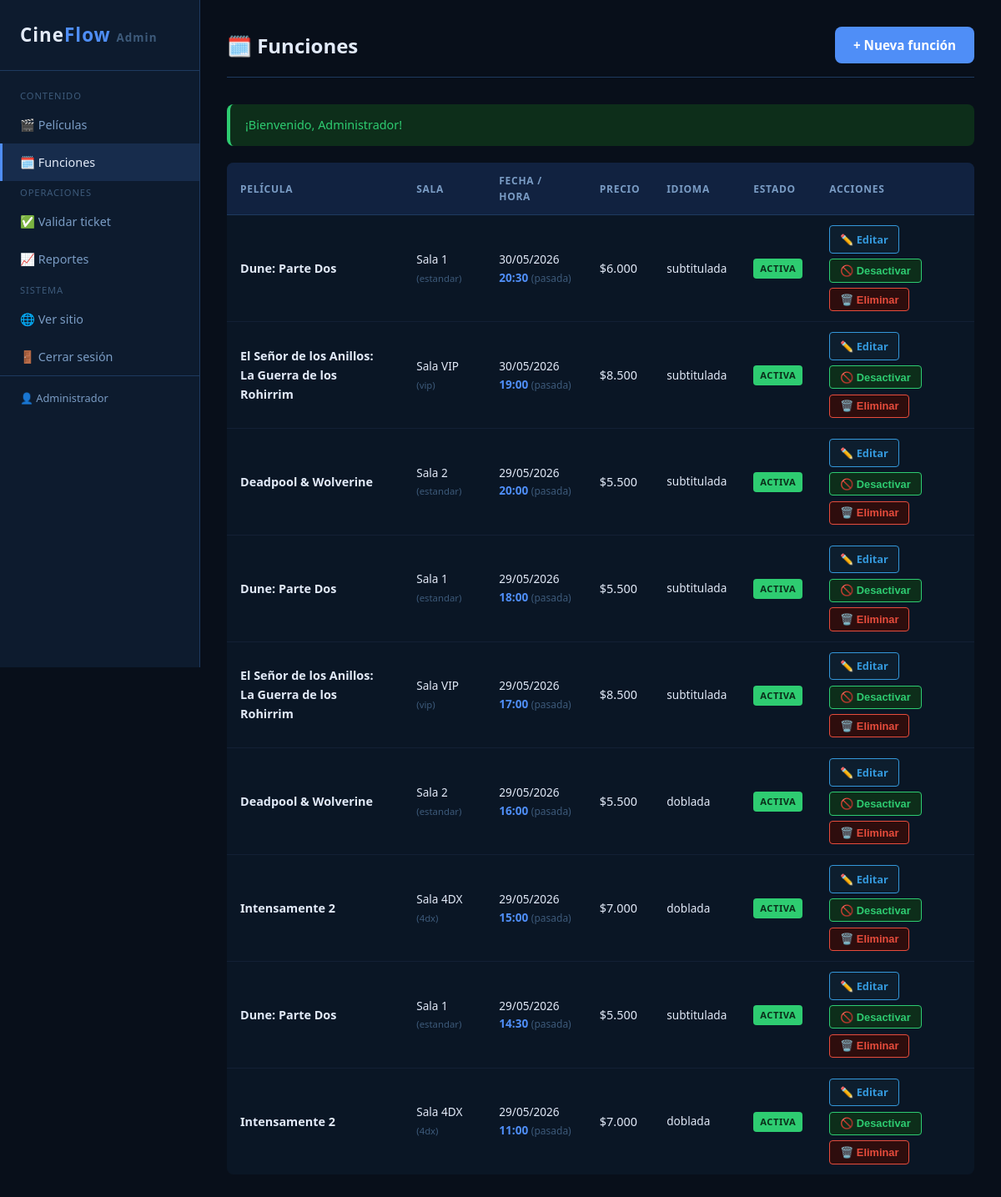
/admin/funciones.php (signed in), run on the app's committed database.
### tables this page shows
CREATE TABLE usuarios (
    id            INT UNSIGNED    NOT NULL AUTO_INCREMENT,
    nombre        VARCHAR(100)    NOT NULL,
    email         VARCHAR(150)    NOT NULL,
    password_hash VARCHAR(255)    NOT NULL                  COMMENT 'Hash bcrypt',
    rol           ENUM('admin')   NOT NULL DEFAULT 'admin',
    activo        TINYINT(1)      NOT NULL DEFAULT 1,
    fecha_registro DATETIME       NOT NULL DEFAULT CURRENT_TIMESTAMP,

    PRIMARY KEY (id),
    UNIQUE KEY uq_email (email)
);

CREATE TABLE funciones (
    id             INT UNSIGNED   NOT NULL AUTO_INCREMENT,
    pelicula_id    INT UNSIGNED   NOT NULL,
    sala_id        INT UNSIGNED   NOT NULL,
    fecha_hora     DATETIME       NOT NULL,
    precio         DECIMAL(8,2)   NOT NULL,
    idioma         ENUM('subtitulada','doblada','original') NOT NULL DEFAULT 'subtitulada',
    activa         TINYINT(1)     NOT NULL DEFAULT 1,

    PRIMARY KEY (id),
    UNIQUE KEY uq_sala_horario (sala_id, fecha_hora),
    INDEX idx_pelicula_fecha (pelicula_id, fecha_hora),
    INDEX idx_fecha_hora (fecha_hora),

    CONSTRAINT fk_funcion_pelicula
        FOREIGN KEY (pelicula_id) REFERENCES peliculas(id)
        ON DELETE RESTRICT ON UPDATE CASCADE,
    CONSTRAINT fk_funcion_sala
        FOREIGN KEY (sala_id) REFERENCES salas(id)
        ON DELETE RESTRICT ON UPDATE CASCADE
);

CREATE TABLE peliculas (
    id             INT UNSIGNED   NOT NULL AUTO_INCREMENT,
    titulo         VARCHAR(200)   NOT NULL,
    genero         VARCHAR(80)    NOT NULL,
    sinopsis       TEXT               NULL,
    clasificacion  ENUM('TE','TE+7','MA+14','MA+18') NOT NULL DEFAULT 'TE',
    duracion_min   SMALLINT UNSIGNED  NULL,
    imagen         VARCHAR(300)       NULL                  COMMENT 'Ruta: uploads/peliculas/imagen.jpg',
    activa         TINYINT(1)     NOT NULL DEFAULT 1,
    fecha_estreno  DATE               NULL,

    PRIMARY KEY (id),
    INDEX idx_genero (genero),
    INDEX idx_activa (activa)
);

CREATE TABLE salas (
    id             INT UNSIGNED   NOT NULL AUTO_INCREMENT,
    nombre         VARCHAR(50)    NOT NULL,
    capacidad      SMALLINT UNSIGNED NOT NULL DEFAULT 100,
    tipo           ENUM('estandar','vip','4dx','imax') NOT NULL DEFAULT 'estandar',
    activa         TINYINT(1)     NOT NULL DEFAULT 1,

    PRIMARY KEY (id),
    UNIQUE KEY uq_nombre_sala (nombre)
);

### admin/funciones.php (the view, shortened to what this page needs)
<?php
require_once __DIR__ . '/../config.php';
$pdo = obtenerConexion();
    ?>
    <?php
try {
    $funciones_list = $pdo->query("
        SELECT f.*, p.titulo AS pelicula, p.imagen AS poster, s.nombre AS sala, s.tipo AS tipo_sala, s.capacidad
        FROM   funciones f
        JOIN   peliculas p ON p.id = f.pelicula_id
        JOIN   salas     s ON s.id = f.sala_id
        ORDER  BY f.fecha_hora DESC
        LIMIT  100
    ")->fetchAll();
} catch (PDOException $e) {
    registrarError('admin-funciones', $e->getMessage());
    $funciones_list = [];
}
$admin_nav_activo = 'funciones';
render_admin_header();
?>
<div class="admin-topbar">
    <h1>🗓️ Funciones</h1>
    <a href="funciones.php?form=1" class="btn btn-primario">+ Nueva función</a>
</div>
<?= renderFlash() ?>
<?php if (empty($funciones_list)): ?>
    <p style="color:var(--texto-suave);">No hay funciones.</p>
<?php else: ?>
<div style="overflow-x:auto;">
<table class="admin-tabla">
    <thead>
        <tr>
            <th>Película</th>
            <th>Sala</th>
            <th>Fecha / Hora</th>
            <th>Precio</th>
            <th>Idioma</th>
            <th>Estado</th>
            <th>Acciones</th>
        </tr>
    </thead>
    <tbody>
    <?php foreach ($funciones_list as $f): ?>
        <?php $pasada = strtotime($f['fecha_hora']) < time(); ?>
        <tr style="<?= !$f['activa'] ? 'opacity:.5;' : '' ?><?= $pasada ? 'background:rgba(0,0,0,.2);' : '' ?>">
            <td style="font-weight:600;font-size:.9rem;"><?= esc($f['pelicula']) ?></td>
            <td style="font-size:.85rem;"><?= esc($f['sala']) ?> <small style="color:var(--texto-muy-suave);">(<?= esc($f['tipo_sala']) ?>)</small></td>
            <td style="white-space:nowrap;font-size:.85rem;">
                <?= date('d/m/Y', strtotime($f['fecha_hora'])) ?><br>
                <span style="color:var(--primario);font-weight:600;"><?= date('H:i', strtotime($f['fecha_hora'])) ?></span>
                <?php if ($pasada): ?> <span style="color:var(--texto-muy-suave);font-size:.75rem;">(pasada)</span><?php endif; ?>
            </td>
            <td><?= formatearPrecio($f['precio']) ?></td>
            <td style="font-size:.85rem;"><?= esc($f['idioma']) ?></td>
            <td><span class="badge <?= $f['activa'] ? 'badge-verde' : 'badge-gris' ?>"><?= $f['activa'] ? 'Activa' : 'Inactiva' ?></span></td>
            <td>
                <div style="display:flex;gap:.4rem;flex-wrap:wrap;">
                    <a href="funciones.php?id=<?= $f['id'] ?>" class="btn-accion btn-editar">✏️ Editar</a>
                    <form method="POST" style="display:inline;">
                        <button class="btn-accion btn-activar"><?= $f['activa'] ? '🚫 Desactivar' : '✅ Activar' ?></button>
                    </form>
                    <form method="POST" style="display:inline;" onsubmit="return confirm('¿Eliminar esta función?')">
                        <button class="btn-accion btn-eliminar">🗑️ Eliminar</button>
                    </form>
                </div>
            </td>
        </tr>
    <?php endforeach; ?>
    </tbody>
</table>
</div>
<?php endif; ?>
<?php render_admin_footer(); ?>

### includes/layout.php (shortened to what this page needs)
    <?php
function render_admin_header(): void
{
    global $titulo_pagina, $admin_nav_activo;
    $admin_nav_activo ??= '';
    $admin = obtenerUsuario((int)$_SESSION['usuario_id']);
    ?>
<!DOCTYPE html>
<html lang="es">
<head>
    <link rel="stylesheet" href="../assets/css/estilo.css">
    <link rel="stylesheet" href="../assets/css/admin.css">
</head>
<body>
<div class="admin-layout">
<aside class="admin-sidebar">
    <a href="peliculas.php" class="logo">Cine<span>Flow</span> <small style="font-size:.6em;color:var(--texto-muy-suave);">Admin</small></a>
    <nav class="admin-nav">
        <span class="nav-seccion">Contenido</span>
        <a href="peliculas.php"     class="<?= $admin_nav_activo === 'peliculas'  ? 'activo' : '' ?>">🎬 Películas</a>
        <a href="funciones.php"     class="<?= $admin_nav_activo === 'funciones'  ? 'activo' : '' ?>">🗓️ Funciones</a>
        <span class="nav-seccion">Operaciones</span>
        <a href="validar-ticket.php" class="<?= $admin_nav_activo === 'validar'   ? 'activo' : '' ?>">✅ Validar ticket</a>
        <a href="reportes.php"      class="<?= $admin_nav_activo === 'reportes'   ? 'activo' : '' ?>">📈 Reportes</a>
        <span class="nav-seccion">Sistema</span>
        <a href="../index.php" target="_blank">🌐 Ver sitio</a>
        <a href="login.php?salir=1">🚪 Cerrar sesión</a>
    </nav>
    <?php if ($admin): ?>
    <div style="padding:1rem 1.5rem;border-top:1px solid var(--borde);margin-top:auto;font-size:.8rem;color:var(--texto-suave);">
        👤 <?= esc($admin['nombre']) ?>
    </div>
    <?php endif; ?>
</aside>
<main class="admin-content">
    <?php
}
function render_admin_footer(): void
{
    ?>
</main>
</div>
</body>
</html>
    <?php
}

### config.php (shortened to what this page needs)
<?php
require_once __DIR__ . '/includes/layout.php';
$_pdo_instancia = null;
function obtenerConexion(): PDO
{
    global $_pdo_instancia;
    if ($_pdo_instancia !== null) return $_pdo_instancia;
    $dsn = sprintf('mysql:host=%s;port=%s;dbname=%s;charset=utf8mb4', DB_HOST, DB_PUERTO, DB_NOMBRE);
    $opciones = [
        PDO::ATTR_ERRMODE            => PDO::ERRMODE_EXCEPTION,
        PDO::ATTR_DEFAULT_FETCH_MODE => PDO::FETCH_ASSOC,
        PDO::ATTR_EMULATE_PREPARES   => false,
        PDO::MYSQL_ATTR_INIT_COMMAND => "SET NAMES utf8mb4 COLLATE utf8mb4_unicode_ci",
    ];
    try {
        $_pdo_instancia = new PDO($dsn, DB_USUARIO, DB_CLAVE, $opciones);
        return $_pdo_instancia;
    } catch (PDOException $e) {
        registrarError('config - obtenerConexion', $e->getMessage());
        if (ENTORNO === 'desarrollo') {
            die(
                '<div style="font-family:monospace;background:#2e0d0d;color:#e74c3c;' .
                'padding:20px;margin:20px;border-radius:8px;border:1px solid #e74c3c;">' .
                '<strong>Error de conexión a la base de datos:</strong><br>' .
                htmlspecialchars($e->getMessage()) .
                '<br><br><small>Verifica que XAMPP (MySQL) esté corriendo y que la BD ' .
                '<strong>' . DB_NOMBRE . '</strong> exista.</small></div>'
            );
        }
        http_response_code(503);
        die('El servicio no está disponible en este momento. Por favor, inténtalo más tarde.');
    }
}
function formatearPrecio(float|int|string $precio): string
{
    return '$' . number_format((float)$precio, 0, ',', '.');
}
function esc(?string $texto): string
{
    return htmlspecialchars((string)$texto, ENT_QUOTES | ENT_SUBSTITUTE, 'UTF-8');
}
function obtenerUsuario(int $usuario_id): ?array
{
    $pdo = obtenerConexion();
    try {
        $stmt = $pdo->prepare("SELECT id, nombre, email, rol FROM usuarios WHERE id = :id AND activo = 1 LIMIT 1");
        $stmt->execute([':id' => $usuario_id]);
        return $stmt->fetch() ?: null;
    } catch (PDOException $e) {
        registrarError('funciones - obtenerUsuario', $e->getMessage());
        return null;
    }
}
function obtenerFlash(): ?array
{
    $flash = $_SESSION['flash'];
    return $flash;
}
function renderFlash(): string
{
    $flash = obtenerFlash();
    $clase   = 'alerta alerta-' . esc($flash['tipo']);
    $mensaje = esc($flash['mensaje']);
    return "<div class=\"{$clase}\" role=\"alert\">{$mensaje}</div>";
}

### assets/css/estilo.css (style rules this page uses)
:root { --primario: #4f8ef7; --primario-oscuro: #3a7ae0; --primario-suave: rgba(79, 142, 247, .15); --oscuro: #080f1a; --superficie: #0d1b2e; --superficie-alt: #112240; --overlay: rgba(0, 0, 0, .8); --borde: #1e3a5f; --borde-suave: #132035; --texto: #e2eaf8; --texto-suave: #7a9cc4; --texto-muy-suave: #3d5a7a; --verde: #2ecc71; --verde-oscuro: #0d2e1a; --azul: #3498db; --azul-oscuro: #0d1e2e; --amarillo: #f39c12; --amarillo-oscuro: #1a1200; --rojo: #e74c3c; --rojo-oscuro: #2e0d0d; --libre: #0a2a1a; --libre-borde: #2ecc71; --ocupado: #1a0d1a; --ocupado-borde: #5a3a6a; --seleccionado: #0d2a4a; --seleccionado-borde:#4f8ef7; --fuente: 'Segoe UI', Arial, sans-serif; --fuente-mono: 'Courier New', Courier, monospace; --ancho-max: 1200px; --radio: 8px; --radio-lg: 12px; --sombra: 0 4px 16px rgba(0, 0, 0, .4); --sombra-lg: 0 8px 32px rgba(0, 0, 0, .6); --transicion: .2s ease; }
*, *::before, *::after { box-sizing: border-box; margin: 0; padding: 0; }
html { scroll-behavior: smooth; }
body { background-color: var(--oscuro); color: var(--texto); font-family: var(--fuente); font-size: 16px; line-height: 1.6; min-height: 100vh; display: flex; flex-direction: column; }
main { flex: 1; }
a { color: var(--primario); text-decoration: none; transition: color var(--transicion); }
h1, h2, h3, h4, h5, h6 { line-height: 1.3; font-weight: 700; }
.logo { font-size: 1.6rem; font-weight: 700; color: var(--primario); letter-spacing: 1px; text-decoration: none; flex-shrink: 0; display: flex; align-items: center; gap: 10px; }
.logo span { color: var(--texto); }
.badge { display: inline-block; font-size: .7rem; font-weight: 700; padding: 3px 8px; border-radius: 4px; text-transform: uppercase; letter-spacing: .5px; vertical-align: middle; }
.badge-verde { background: var(--verde); color: #0a2e1a; }
.alerta { padding: 14px 18px; border-radius: var(--radio); border-left: 4px solid; font-size: .9rem; line-height: 1.5; margin-bottom: 20px; }
.alerta-exito { background: var(--verde-oscuro); border-color: var(--verde); color: var(--verde); }
.btn { display: inline-flex; align-items: center; justify-content: center; gap: 8px; padding: 10px 22px; border-radius: var(--radio); font-size: .95rem; font-weight: 600; cursor: pointer; border: none; text-decoration: none; transition: background var(--transicion), color var(--transicion), opacity var(--transicion), transform var(--transicion); white-space: nowrap; }
.btn-primario { background: var(--primario); color: #fff; }
main { display: flex; flex-direction: column; }

### data on the page
usuarios: nombre "Administrador"
funciones: pelicula.titulo "Dune: Parte Dos", sala.nombre "Sala 1", sala.tipo "estandar", fecha_hora "30/05/2026", fecha_hora "20:30", shows "(pasada)", precio "$6.000", idioma "subtitulada", activa "ACTIVA"
funciones: pelicula.titulo "El Señor de los Anillos: La Guerra de los Rohirrim", sala.nombre "Sala VIP", sala.tipo "vip", fecha_hora "30/05/2026", fecha_hora "19:00", shows "(pasada)", precio "$8.500", idioma "subtitulada", activa "ACTIVA"
funciones: pelicula.titulo "Deadpool & Wolverine", sala.nombre "Sala 2", sala.tipo "estandar", fecha_hora "29/05/2026", fecha_hora "20:00", shows "(pasada)", precio "$5.500", idioma "subtitulada", activa "ACTIVA"
funciones: pelicula.titulo "Dune: Parte Dos", sala.nombre "Sala 1", sala.tipo "estandar", fecha_hora "29/05/2026", fecha_hora "18:00", shows "(pasada)", precio "$5.500", idioma "subtitulada", activa "ACTIVA"
funciones: pelicula.titulo "El Señor de los Anillos: La Guerra de los Rohirrim", sala.nombre "Sala VIP", sala.tipo "vip", fecha_hora "29/05/2026", fecha_hora "17:00", shows "(pasada)", precio "$8.500", idioma "subtitulada", activa "ACTIVA"
funciones: pelicula.titulo "Deadpool & Wolverine", sala.nombre "Sala 2", sala.tipo "estandar", fecha_hora "29/05/2026", fecha_hora "16:00", shows "(pasada)", precio "$5.500", idioma "doblada", activa "ACTIVA"
funciones: pelicula.titulo "Intensamente 2", sala.nombre "Sala 4DX", sala.tipo "4dx", fecha_hora "29/05/2026", fecha_hora "15:00", shows "(pasada)", precio "$7.000", idioma "doblada", activa "ACTIVA"
funciones: pelicula.titulo "Dune: Parte Dos", sala.nombre "Sala 1", sala.tipo "estandar", fecha_hora "29/05/2026", fecha_hora "14:30", shows "(pasada)", precio "$5.500", idioma "subtitulada", activa "ACTIVA"
funciones: pelicula.titulo "Intensamente 2", sala.nombre "Sala 4DX", sala.tipo "4dx", fecha_hora "29/05/2026", fecha_hora "11:00", shows "(pasada)", precio "$7.000", idioma "doblada", activa "ACTIVA"

### other printed values
$mensaje "¡Bienvenido, Administrador!"
